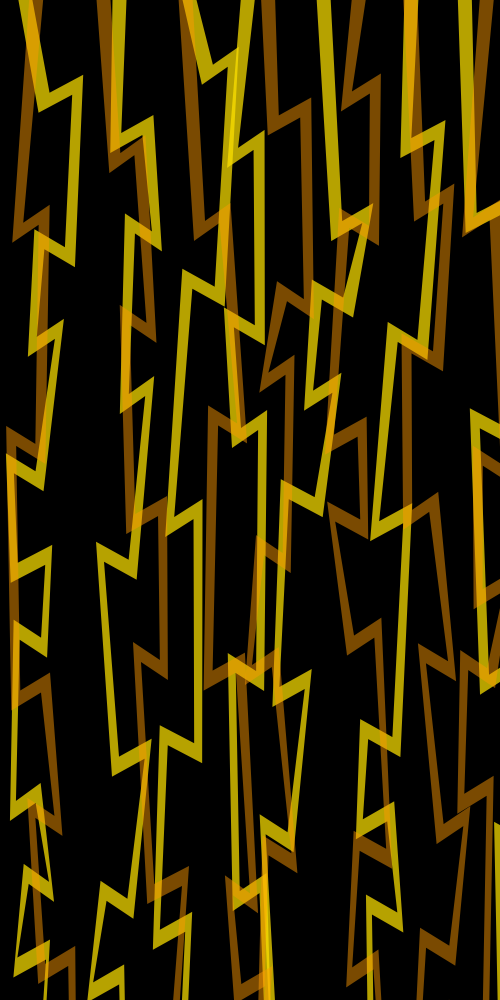
Frame 1 (no input)
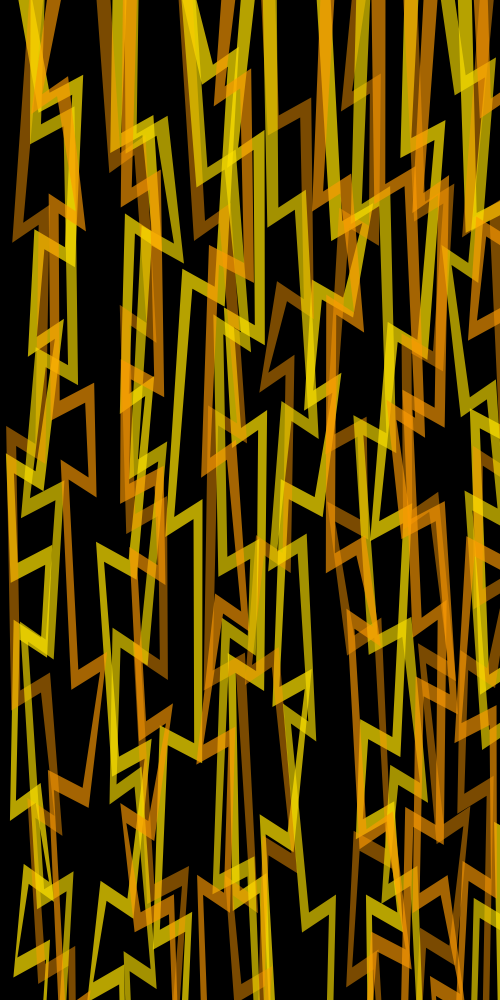
Frame 2 (the mouse pressed at the canvas centre, redrawn once)

The Processing sketch that drew these frames (run headless with seeded random() and noise(); the mouse was pressed at the canvas centre and the sketch redrawn once):

// Processing sketch: processing_24428
// ── processing_24428.pde

//Written by Levi Berge 21/03/2011

//import processing.pdf.*;

void setup (){
  size (500, 1000);
  //beginRecord(PDF, "LightningFinal.pdf");
  smooth();
  background(0, 0, 0);
  //frameRate (1);
  }

void draw (){

float n = 0;
while (n <1){
  
noStroke();

fill(252, 224, 0, random(120,220));
float x1 = random(10, 50);      float y1 = 0; 
float count = 0;

while(x1 < 510){
//down                                                                 //up
                                                                       float ux1 = x1+12;    float uy1 = y1;
float x2 = x1+random(-20,20.1);    float y2= y1+random(70,250);        float ux2 = x2+11;    float uy2= y2-20;
float x3 = x2+random(25,35.1);   float y3= y2+random(-18,-25);         float ux3 = x3+11;    float uy3= y3-20;
float x4 = x3+random(-20,20.1);    float y4= y3+random(70,250);        float ux4 = x4+10;    float uy4= y4+20;
float x5 = x4-random(25,35.1);   float y5= y4+random(-18,-25);         float ux5 = x5+10;    float uy5= y5+20;
float x6 = x5+random(-20,20.1);    float y6= y5+random(110,300);       float ux6 = x6+9;     float uy6= y6-20;
float x7 = x6+random(25,35.1);   float y7= y6+random(-18,-25);         float ux7 = x7+9;     float uy7= y7-20;
float x8 = x7+random(-20,20.1);    float y8= y7+random(70,250);        float ux8 = x8+8;     float uy8= y8+20;
float x9 = x8-random(25,35.1);   float y9= y8+random(-18,-25);         float ux9 = x9+8;     float uy9= y9+20;
float x10 = x9+random(-20,20.1);   float y10= y9+random(110,300);      float ux10 = x10+7;   float uy10= y10-20;
float x11 = x10+random(25,35.1); float y11= y10+random(-18,-25);       float ux11 = x11+7;   float uy11= y11-20;
float x12 = x11+random(-20,20.1);  float y12= y11+random(70,250);      float ux12 = x12+6;   float uy12= y12+20;
float x13 = x12-random(25,35.1); float y13= y12+random(-18,-25);       float ux13 = x13+6;   float uy13= y13+20;
float x14 = x13+random(-20,20.1);  float y14= y13+random(110,300);     float ux14 = x14+6;   float uy14= y14-20;
float x15 = x14+random(25,35.1); float y15= y14+random(-18,-25);       float ux15 = x15+5;   float uy15= y15-20;
float x16 = x15+random(-20,20.1);  float y16= y15+random(70,250);      float ux16 = x16+5;   float uy16= y16+20;
float x17 = x16-random(25,35.1); float y17= y16+random(-18,-25);       float ux17 = x17+5;   float uy17= y17+20;
float x18 = x17+random(-20,20.1);  float y18= y17+random(110,300);     float ux18 = x18+4;   float uy18= y18-20;
float x19 = x18+random(25,35.1); float y19= y18+random(-18,-25);       float ux19 = x19+4;   float uy19= y19-20;
float x20 = x19+random(-20,20.1);  float y20= y19+random(70,250);      float ux20 = x20+3;   float uy20= y20+20;
float x21 = x20-random(-25,-35.1); float y21= y20+random(-18,-25);     float ux21 = x21+2;   float uy21= y21+20;
float x22 = x21+random(-20,20.1);  float y22= y21+random(110,300);     float ux22 = x22+1;   float uy22 = y22;

beginShape();
x1 = x1-2;    
vertex(x1, y1);
x1 = x1+2;
vertex(x2, y2);    
vertex(x3, y3);    
vertex(x4, y4);    
vertex(x5, y5);    
vertex(x6, y6);    
vertex(x7, y7);    
vertex(x8, y8);    
vertex(x9, y9);    
vertex(x10, y10);  
vertex(x11, y11);  
vertex(x12, y12);  
vertex(x13, y13);  
vertex(x14, y14);  
vertex(x15, y15);  
vertex(x16, y16);  
vertex(x17, y17);  
vertex(x18, y18);  
vertex(x19, y19);  
vertex(x20, y20);  
vertex(x21, y21);  
vertex(x22, y22);  
vertex(ux22, uy22);
vertex(ux21, uy21);
vertex(ux20, uy20);
vertex(ux19, uy19);
vertex(ux18, uy18);
vertex(ux17, uy17);
vertex(ux16, uy16);
vertex(ux15, uy15);
vertex(ux14, uy14);
vertex(ux13, uy13);
vertex(ux12, uy12);
vertex(ux11, uy11);
vertex(ux10, uy10);
vertex(ux9, uy9);
vertex(ux8, uy8);
vertex(ux7, uy7);
vertex(ux6, uy6);
vertex(ux5, uy5);
vertex(ux4, uy4);
vertex(ux3, uy3);
vertex(ux2, uy2);
vertex(ux1, uy1);
endShape(CLOSE);  

x1 = x1+random(50, 100);
count = count+1;
}

fill(252, 153, 3, random(120,200));
x1 = random(10, 50);      y1 = 0; 
count = 0;

while(x1 < 510){
//down                                                                 //up
                                                                       float ux1 = x1+12;     float uy1 = y1;
float x2 = x1+random(-20,20.1);    float y2= y1+random(70,250);        float ux2 = x2+11;     float uy2= y2-20;
float x3 = x2+random(25,35.1);   float y3= y2+random(-18,-25);         float ux3 = x3+11;     float uy3= y3-20;
float x4 = x3+random(-20,20.1);    float y4= y3+random(70,250);        float ux4 = x4+10;     float uy4= y4+20;
float x5 = x4-random(25,35.1);   float y5= y4+random(-18,-25);         float ux5 = x5+10;     float uy5= y5+20;
float x6 = x5+random(-20,20.1);    float y6= y5+random(110,300);       float ux6 = x6+9;     float uy6= y6-20;
float x7 = x6+random(25,35.1);   float y7= y6+random(-18,-25);         float ux7 = x7+9;     float uy7= y7-20;
float x8 = x7+random(-20,20.1);    float y8= y7+random(70,250);        float ux8 = x8+8;     float uy8= y8+20;
float x9 = x8-random(25,35.1);   float y9= y8+random(-18,-25);         float ux9 = x9+8;     float uy9= y9+20;
float x10 = x9+random(-20,20.1);   float y10= y9+random(110,300);      float ux10 = x10+7;   float uy10= y10-20;
float x11 = x10+random(25,35.1); float y11= y10+random(-18,-25);       float ux11 = x11+7;   float uy11= y11-20;
float x12 = x11+random(-20,20.1);  float y12= y11+random(70,250);      float ux12 = x12+6;   float uy12= y12+20;
float x13 = x12-random(25,35.1); float y13= y12+random(-18,-25);       float ux13 = x13+6;   float uy13= y13+20;
float x14 = x13+random(-20,20.1);  float y14= y13+random(110,300);     float ux14 = x14+6;   float uy14= y14-20;
float x15 = x14+random(25,35.1); float y15= y14+random(-18,-25);       float ux15 = x15+5;   float uy15= y15-20;
float x16 = x15+random(-20,20.1);  float y16= y15+random(70,250);      float ux16 = x16+5;   float uy16= y16+20;
float x17 = x16-random(25,35.1); float y17= y16+random(-18,-25);       float ux17 = x17+5;   float uy17= y17+20;
float x18 = x17+random(-20,20.1);  float y18= y17+random(110,300);     float ux18 = x18+4;   float uy18= y18-20;
float x19 = x18+random(25,35.1); float y19= y18+random(-18,-25);       float ux19 = x19+4;   float uy19= y19-20;
float x20 = x19+random(-20,20.1);  float y20= y19+random(70,250);      float ux20 = x20+3;   float uy20= y20+20;
float x21 = x20-random(-25,-35.1); float y21= y20+random(-18,-25);     float ux21 = x21+2;   float uy21= y21+20;
float x22 = x21+random(-20,20.1);  float y22= y21+random(110,300);     float ux22 = x22+1;   float uy22 = y22;

beginShape();
x1 = x1-2;    
vertex(x1, y1);
x1 = x1+2;
vertex(x2, y2);    
vertex(x3, y3);    
vertex(x4, y4);    
vertex(x5, y5);    
vertex(x6, y6);    
vertex(x7, y7);    
vertex(x8, y8);    
vertex(x9, y9);    
vertex(x10, y10);  
vertex(x11, y11);  
vertex(x12, y12);  
vertex(x13, y13);  
vertex(x14, y14);  
vertex(x15, y15);  
vertex(x16, y16);  
vertex(x17, y17);  
vertex(x18, y18);  
vertex(x19, y19);  
vertex(x20, y20);  
vertex(x21, y21);  
vertex(x22, y22);  
vertex(ux22, uy22);
vertex(ux21, uy21);
vertex(ux20, uy20);
vertex(ux19, uy19);
vertex(ux18, uy18);
vertex(ux17, uy17);
vertex(ux16, uy16);
vertex(ux15, uy15);
vertex(ux14, uy14);
vertex(ux13, uy13);
vertex(ux12, uy12);
vertex(ux11, uy11);
vertex(ux10, uy10);
vertex(ux9, uy9);
vertex(ux8, uy8);
vertex(ux7, uy7);
vertex(ux6, uy6);
vertex(ux5, uy5);
vertex(ux4, uy4);
vertex(ux3, uy3);
vertex(ux2, uy2);
vertex(ux1, uy1);
endShape(CLOSE);  

x1 = x1+random(50, 100);
count = count+1;
}
n = n+1;
}
noLoop();
//endRecord();
}
